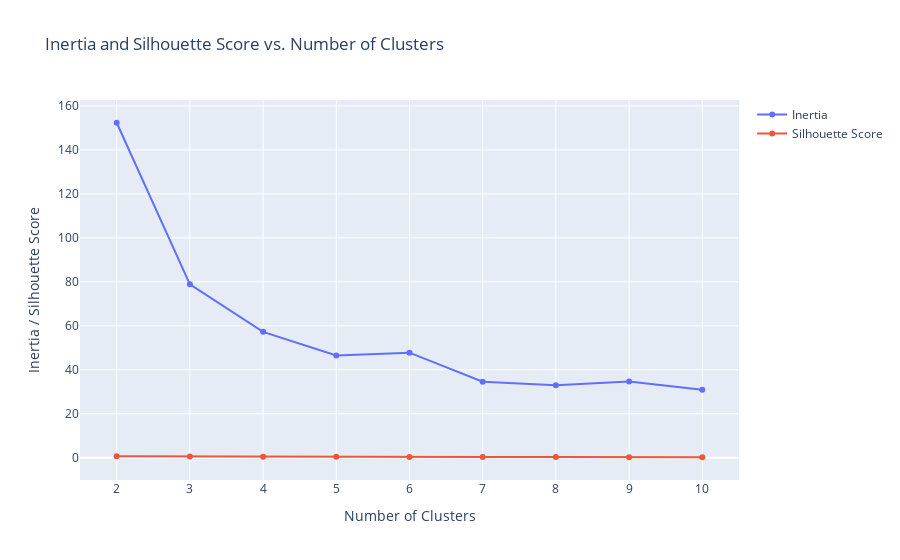

Source (notebook cell):
### Code cell
plot_inertia_and_silhouette(inertias, silhouettes)

### Figure 1 — Plotly figure (JSON) as saved in the notebook; plotly's stock layout.template omitted (floating-point values rounded to 4 significant figures)
{"data": [{"mode": "lines+markers", "name": "Inertia", "type": "scatter", "x": [2, 3, 4, 5, 6, 7, 8, 9, 10], "y": [152.3, 78.85, 57.26, 46.47, 47.8, 34.62, 32.95, 34.71, 30.92]}, {"mode": "lines+markers", "name": "Silhouette Score", "type": "scatter", "x": [2, 3, 4, 5, 6, 7, 8, 9, 10], "y": [0.681, 0.5528, 0.4975, 0.4931, 0.3419, 0.3494, 0.3493, 0.2872, 0.2354]}], "layout": {"title": {"text": "Inertia and Silhouette Score vs. Number of Clusters"}, "xaxis": {"title": {"text": "Number of Clusters"}}, "yaxis": {"title": {"text": "Inertia / Silhouette Score"}}}}
